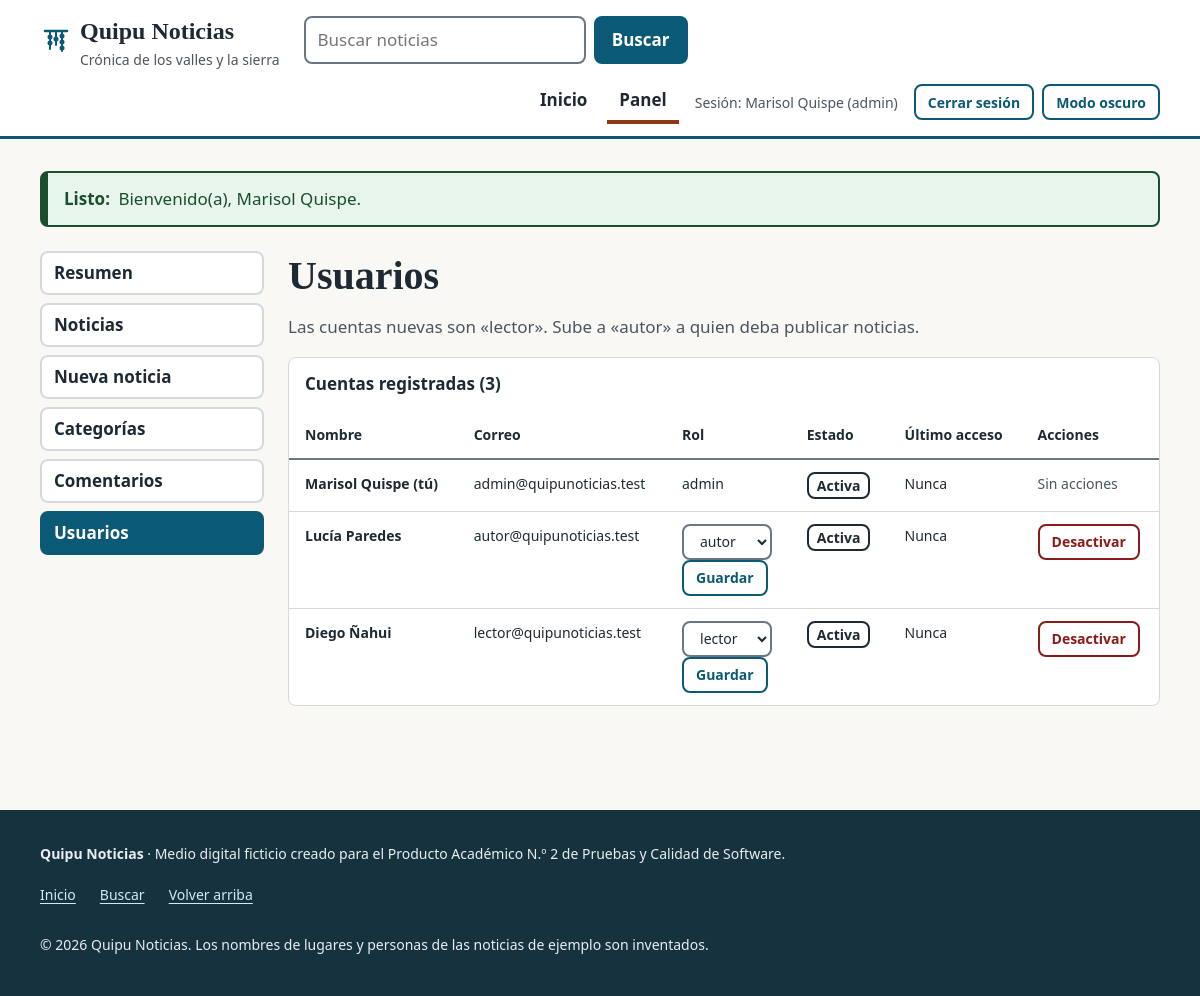
The app's page /admin/usuarios.php (signed in) with its own data.
### tables this page shows
CREATE TABLE usuarios (
    id             INT UNSIGNED NOT NULL AUTO_INCREMENT,
    nombre         VARCHAR(60)  NOT NULL,
    email          VARCHAR(120) NOT NULL,
    password_hash  VARCHAR(255) NOT NULL,
    rol            ENUM('admin','autor','lector') NOT NULL DEFAULT 'lector',
    activo         TINYINT(1)   NOT NULL DEFAULT 1,
    creado_en      DATETIME     NOT NULL,
    ultimo_acceso  DATETIME     NULL,
    PRIMARY KEY (id),
    UNIQUE KEY uq_usuarios_email (email),
    KEY idx_usuarios_rol (rol, activo)
);

### src/helpers.php (called while the page is built, shortened)
<?php
function e(?string $texto): string
{
    return htmlspecialchars((string) $texto, ENT_QUOTES | ENT_SUBSTITUTE, 'UTF-8');
}
function url(string $ruta = ''): string
{
    $base = rtrim((string) Config::get('APP_BASE', ''), '/');
    return $base . '/' . ltrim($ruta, '/');
}
function asset(string $ruta): string
{
    $archivo = QUIPU_ROOT . '/public/assets/' . ltrim($ruta, '/');
    $version = is_file($archivo) ? (string) filemtime($archivo) : '1';
    return url('assets/' . ltrim($ruta, '/')) . '?v=' . $version;
}
function usuario_actual(): ?array
{
    try {
        return \Quipu\Core\Auth::usuario();
    } catch (\Throwable) {
        return null;
    }
}
function mensajes_flash(): array
{
    $mensajes = $_SESSION['_flash'] ?? [];
    return $mensajes;
}

### src/Core/Config.php (called while the page is built, shortened)
<?php
final class Config
{
    private static array $valores = [];
    public static function cargar(string $raiz): void
    {
        self::$valores = [];
    }
    public static function get(string $clave, ?string $porDefecto = null): ?string
    {
        $entorno = getenv($clave);
        return self::$valores[$clave] ?? $porDefecto;
    }
}

### src/Core/Auth.php (called while the page is built, shortened)
<?php
final class Auth
{
    private static array|null|false $actual = false;
    public static function usuario(): ?array
    {
        if (self::$actual !== false) {
            return self::$actual;
        }
        $id = $_SESSION['uid'] ?? null;
        $usuario = (new UsuarioRepository(Database::conexion()))->porId($id);
        unset($usuario['password_hash']);
        return self::$actual = $usuario;
    }
}

### src/autoload.php (called while the page is built, shortened)
<?php
spl_autoload_register(static function (string $clase): void {
    $prefijo = 'Quipu\\';
    $relativa = substr($clase, strlen($prefijo));
    $archivo = QUIPU_ROOT . '/src/' . str_replace('\\', '/', $relativa) . '.php';
});
require_once __DIR__ . '/helpers.php';

### src/Core/Database.php (called while the page is built, shortened)
<?php
final class Database
{
    private static ?PDO $pdo = null;
    public static function conexion(): PDO
    {
        if (self::$pdo === null) {
            self::$pdo = self::crear();
        }
        return self::$pdo;
    }
    private static function crear(): PDO
    {
        $driver = Config::get('DB_DRIVER', 'mysql');
        try {
            if ($driver === 'sqlite') {
                $ruta = (string) Config::get('DB_SQLITE_PATH', 'database/quipu_dev.sqlite');
                if ($ruta !== ':memory:' && !str_starts_with($ruta, '/')) {
                    $ruta = QUIPU_ROOT . '/' . $ruta;
                }
                $pdo = new PDO('sqlite:' . $ruta);
                $pdo->exec('PRAGMA foreign_keys = ON');
            } elseif ($driver === 'mysql') {
                $dsn = sprintf(
                    'mysql:host=%s;port=%d;dbname=%s;charset=utf8mb4',
                    Config::get('DB_HOST', '127.0.0.1'),
                    Config::entero('DB_PORT', 3306),
                    Config::get('DB_NAME', 'quipu_noticias')
                );
                $pdo = new PDO($dsn, (string) Config::get('DB_USER', 'root'), (string) Config::get('DB_PASS', ''));
            } else {
                throw new RuntimeException('DB_DRIVER no soportado: ' . $driver);
            }
        } catch (PDOException $e) {
            error_log('[Quipu] Error de conexión a la base de datos: ' . $e->getMessage());
            throw new RuntimeException('No se pudo conectar con la base de datos.');
        }
        $pdo->setAttribute(PDO::ATTR_ERRMODE, PDO::ERRMODE_EXCEPTION);
        $pdo->setAttribute(PDO::ATTR_DEFAULT_FETCH_MODE, PDO::FETCH_ASSOC);
        $pdo->setAttribute(PDO::ATTR_EMULATE_PREPARES, false);
        return $pdo;
    }
}

### src/Repository/UsuarioRepository.php (called while the page is built, shortened)
<?php
final class UsuarioRepository
{
    public function listar(): array
    {
        return $this->pdo->query(
            'SELECT id, nombre, email, rol, activo, creado_en, ultimo_acceso FROM usuarios ORDER BY id'
        )->fetchAll();
    }
}

### src/Core/Permisos.php (called while the page is built, shortened)
<?php
final class Permisos
{
    public static function puedeEntrarAlPanel(?array $usuario): bool
    {
        return $usuario !== null && in_array($usuario['rol'] ?? null, ['admin', 'autor'], true);
    }
}

### public/admin/usuarios.php (the view, shortened to what this page needs)
<?php
$usuario = Auth::requerirRol(['admin']);
$repo = new UsuarioRepository(Database::conexion());
$lista = $repo->listar();
$seccion = 'panel';
require QUIPU_ROOT . '/templates/cabecera.php';
?>
<div class="panel">
    <?php require QUIPU_ROOT . '/templates/admin_nav.php'; ?>
    <div class="panel__contenido">
        <h1>Usuarios</h1>
        <p class="texto-suave">Las cuentas nuevas son «lector». Sube a «autor» a quien deba publicar noticias.</p>
        <div class="tabla-contenedor" role="region" aria-labelledby="cap-usuarios" tabindex="0">
            <table class="tabla">
                <caption id="cap-usuarios">Cuentas registradas (<?= count($lista) ?>)</caption>
                <thead>
                    <tr>
                        <th scope="col">Nombre</th>
                        <th scope="col">Correo</th>
                        <th scope="col">Rol</th>
                        <th scope="col">Estado</th>
                        <th scope="col">Último acceso</th>
                        <th scope="col">Acciones</th>
                    </tr>
                </thead>
                <tbody>
                <?php foreach ($lista as $u):
                    $esYo = (int) $u['id'] === (int) $usuario['id'];
                    ?>
                    <tr>
                        <th scope="row"><?= e($u['nombre']) ?><?= $esYo ? ' (tú)' : '' ?></th>
                        <td><?= e($u['email']) ?></td>
                        <td>
                            <?php if ($esYo): ?>
                                <?= e($u['rol']) ?>
                            <?php else: ?>
                                <form method="post" action="<?= e(url('admin/usuarios.php')) ?>" class="acciones">
                                    <select class="entrada" id="rol-<?= (int) $u['id'] ?>" name="rol">
                                        <?php foreach (Permisos::ROLES as $rol): ?>
                                            <option value="<?= e($rol) ?>"<?= $u['rol'] === $rol ? ' selected' : '' ?>><?= e($rol) ?></option>
                                        <?php endforeach; ?>
                                    </select>
                                    <button class="boton boton--secundario boton--chico" type="submit"
                                            aria-label="Guardar rol de <?= e($u['nombre']) ?>">Guardar</button>
                                </form>
                            <?php endif; ?>
                        </td>
                        <td><span class="estado <?= (int) $u['activo'] === 1 ? '' : 'estado--borrador' ?>"><?= (int) $u['activo'] === 1 ? 'Activa' : 'Desactivada' ?></span></td>
                        <td><?= $u['ultimo_acceso'] !== null ? e(Formateador::fecha($u['ultimo_acceso'])) : 'Nunca' ?></td>
                        <td>
                            <?php if (!$esYo): ?>
                                <form method="post" action="<?= e(url('admin/usuarios.php')) ?>"
                                      <?= (int) $u['activo'] === 1 ? 'data-confirmar="¿Desactivar esta cuenta? La persona no podrá iniciar sesión."' : '' ?>>
                                    <button class="boton <?= (int) $u['activo'] === 1 ? 'boton--peligro' : 'boton--secundario' ?> boton--chico" type="submit"
                                            aria-label="<?= (int) $u['activo'] === 1 ? 'Desactivar' : 'Activar' ?> la cuenta de <?= e($u['nombre']) ?>"><?= (int) $u['activo'] === 1 ? 'Desactivar' : 'Activar' ?></button>
                                </form>
                            <?php else: ?>
                                <span class="texto-suave">Sin acciones</span>
                            <?php endif; ?>
                        </td>
                    </tr>
                <?php endforeach; ?>
                </tbody>
            </table>
        </div>
    </div>
</div>
<?php require QUIPU_ROOT . '/templates/pie.php'; ?>

### templates/cabecera.php (shortened to what this page needs)
<?php
$usuarioNav = usuario_actual();
$seccion = $seccion ?? '';
$actual = static fn (string $nombre): string => $seccion === $nombre ? ' aria-current="page"' : '';
?>
<!DOCTYPE html>
<html lang="es">
<head>
    <link rel="stylesheet" href="<?= e(asset('css/estilo.css')) ?>">
</head>
<body>
<header class="cabecera">
    <div class="contenedor cabecera__interior">
        <a class="marca" href="<?= e(url('index.php')) ?>">
            <span>Quipu Noticias<span class="marca__sub">Crónica de los valles y la sierra</span></span>
        </a>
        <form class="buscador" role="search" action="<?= e(url('buscar.php')) ?>" method="get">
            <input class="entrada" type="search" id="q-cabecera" name="q" maxlength="60" placeholder="Buscar noticias" autocomplete="off">
            <button class="boton" type="submit">Buscar</button>
        </form>
        <nav class="nav" aria-label="Principal">
            <ul class="nav__lista">
                <li><a class="nav__enlace" href="<?= e(url('index.php')) ?>"<?= $actual('inicio') ?>>Inicio</a></li>
                <?php if ($usuarioNav === null): ?>
                    <li><a class="nav__enlace" href="<?= e(url('login.php')) ?>"<?= $actual('login') ?>>Ingresar</a></li>
                    <li><a class="nav__enlace" href="<?= e(url('registro.php')) ?>"<?= $actual('registro') ?>>Crear cuenta</a></li>
                <?php else: ?>
                    <?php if (Permisos::puedeEntrarAlPanel($usuarioNav)): ?>
                        <li><a class="nav__enlace" href="<?= e(url('admin/index.php')) ?>"<?= $actual('panel') ?>>Panel</a></li>
                    <?php endif; ?>
                    <li class="nav__usuario">Sesión: <?= e($usuarioNav['nombre']) ?> (<?= e($usuarioNav['rol']) ?>)</li>
                    <li>
                        <form action="<?= e(url('logout.php')) ?>" method="post">
                            <button class="boton boton--secundario boton--chico" type="submit">Cerrar sesión</button>
                        </form>
                    </li>
                <?php endif; ?>
                <li>
                    <button class="boton boton--secundario boton--chico interruptor" type="button" data-tema-interruptor aria-pressed="false" hidden>Modo oscuro</button>
                </li>
            </ul>
        </nav>
    </div>
</header>
<main id="contenido" class="contenedor principal" tabindex="-1">
<?php foreach (mensajes_flash() as $mensaje):
    $rol = $mensaje['tipo'] === 'error' ? 'alert' : 'status';
    $prefijo = match ($mensaje['tipo']) {
        'error' => 'Error:',
        'exito' => 'Listo:',
        default => 'Aviso:',
    };
    ?>
    <p class="aviso aviso--<?= e($mensaje['tipo']) ?>" role="<?= $rol ?>"><strong><?= e($prefijo) ?></strong> <?= e($mensaje['texto']) ?></p>
<?php endforeach; ?>

### records on screen
usuarios: nombre "Marisol Quispe", rol "admin", shows "(tú)", email "admin@quipunoticias.test", activo "Activa", shows "Nunca", shows "Sin acciones"
usuarios: nombre "Lucía Paredes", email "autor@quipunoticias.test", activo "Activa", shows "Nunca"
usuarios: nombre "Diego Ñahui", email "lector@quipunoticias.test", activo "Activa", shows "Nunca"

### other values on screen
$prefijo "Listo:"
$mensaje['texto'] "Bienvenido(a), Marisol Quispe."
count($lista) "3"
form field rol "autor"
form field rol "lector"
